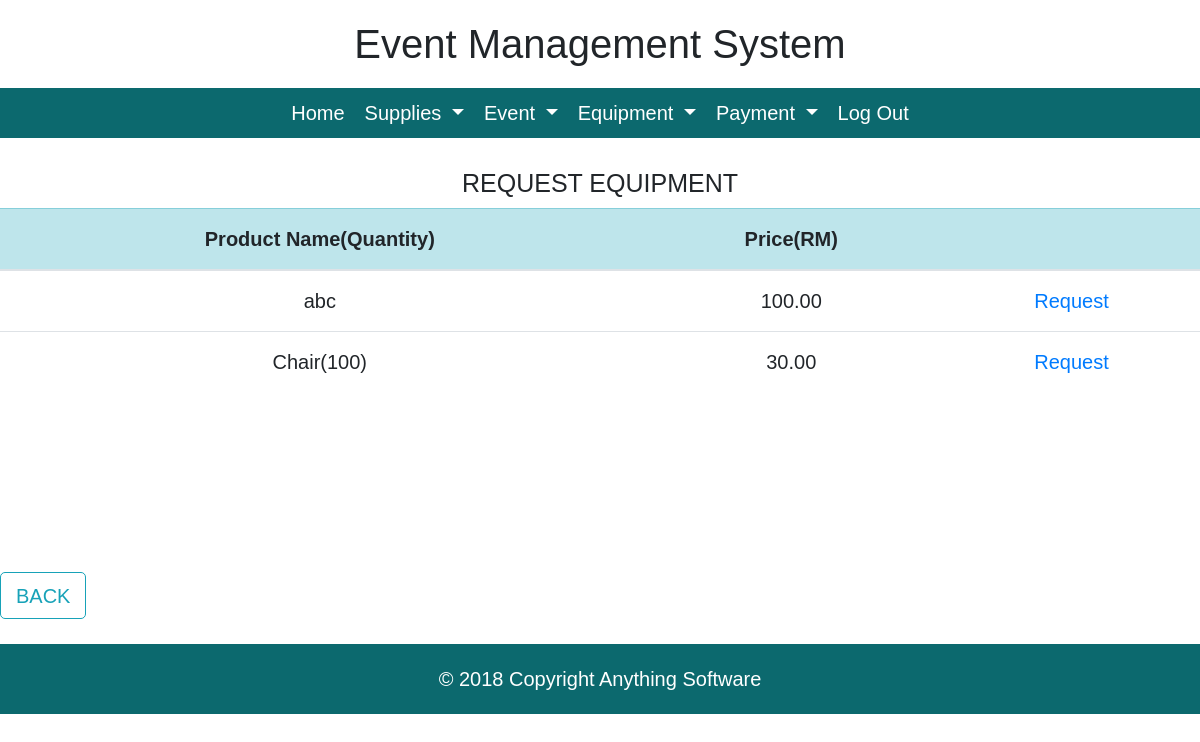
The app's page /view/request_equipment_view.php (signed in) with its own data.
### tables this page shows
CREATE TABLE `product` (
  `product_id` int(100) NOT NULL,
  `supplier_id` int(100) NOT NULL,
  `product_name` varchar(100) NOT NULL,
  `product_price` decimal(10,2) NOT NULL
);

### model/ems_model.php (called while the page is built, shortened)
<?php
$servername = "localhost";
$username = "root";
$password = "";
$dbname = "ems";
$conn = new mysqli($servername, $username, $password, $dbname);
function all_product(){
	global $conn;
	$sql = "SELECT * FROM product";
	$result = $conn->query($sql);
	return $result;
}
?>

### controller/manage_equipment_controller.php (called while the page is built, shortened)
<?php
include '../model/ems_model.php';
if($_SERVER['PHP_SELF'] == "/sdd/view/request_equipment_view.php"){
	$allProduct = all_product();
}
?>

### view/request_equipment_view.php (the view, shortened to what this page needs)
<?php
include 'header.php';
include '../controller/manage_equipment_controller.php';
?>
<br>
<center><h2>REQUEST EQUIPMENT<h2></center>
<table class="table text-center">
  <thead class="table-info">
    <tr>
      <th scope="col">Product Name(Quantity)</th>
      <th scope="col">Price(RM)</th>
      <th scope="co1"></th>
    </tr>
  </thead>
  <tbody>
    <?php
        while($row = $allProduct->fetch_assoc()){
          echo '<tr>';
          echo '<td>'.$row['product_name'].'</td>';
          echo '<td>'.$row['product_price'].'</td>';
          echo '<td><a href=confirmation_equipment_view.php?product_name='.$row['product_name'].'&product_price='.$row['product_price'].'>Request</a></td>';
          echo '</tr>';
        }
      ?>
  </tbody>
</table>
<form action="home_view.php" style="margin-top:15%">
    <input type="submit" value="BACK" class="btn btn-outline-info"/>
</form>
<?php include 'footer.php'?>

### view/header.php (style rules this page uses)
html, body { height: 100%; font-size:20px; font-family: Arial, Helvetica, sans-serif; }
h2 { font-size: 25px; }

### records on screen
product: product_name "abc", product_price "100.00"
product: product_name "Chair(100)", product_price "30.00"
